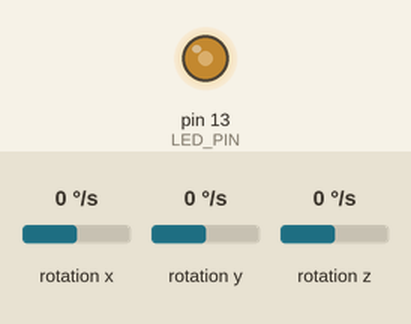
This sketch was run on a simulated Arduino Uno, built with avr-gcc and run on an emulated ATmega328P. Parts: output pins drawn as LEDs (lit = HIGH). Wiring (inferred from the names in the program): ITG-3200 gyroscope at I2C address 0x68. Inputs (shaded band) come from the test bench; at power-on: rotation x 0 °/s, rotation y 0 °/s, rotation z 0 °/s. What the sketch prints to the serial monitor is not drawn.

Above: at 0.67 s.
1.3 s: rotation x set to 64 °/s
4.3 s: rotation x set to 76 °/s
7.3 s: rotation y set to -192 °/s
10.3 s: rotation z set to -192 °/s
Timing chart, 0 to 14.3 s (numbered marks = the images above; inputs shaded):
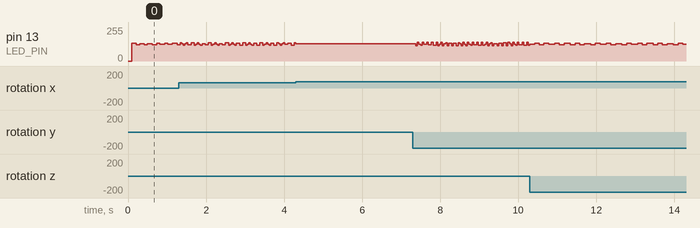

The sketch:

ITG3200_pt_test.ino
```cpp
// I2C device class (I2Cdev) demonstration Arduino sketch for ITG3200 class
// 10/7/2011 by Jeff Rowberg <jeff@rowberg.net>
// Updates should (hopefully) always be available at https://github.com/jrowberg/i2cdevlib
//
// Changelog:
//     2011-10-07 - initial release

/* ============================================
I2Cdev device library code is placed under the MIT license
Copyright (c) 2011 Jeff Rowberg

Permission is hereby granted, free of charge, to any person obtaining a copy
of this software and associated documentation files (the "Software"), to deal
in the Software without restriction, including without limitation the rights
to use, copy, modify, merge, publish, distribute, sublicense, and/or sell
copies of the Software, and to permit persons to whom the Software is
furnished to do so, subject to the following conditions:

The above copyright notice and this permission notice shall be included in
all copies or substantial portions of the Software.

THE SOFTWARE IS PROVIDED "AS IS", WITHOUT WARRANTY OF ANY KIND, EXPRESS OR
IMPLIED, INCLUDING BUT NOT LIMITED TO THE WARRANTIES OF MERCHANTABILITY,
FITNESS FOR A PARTICULAR PURPOSE AND NONINFRINGEMENT. IN NO EVENT SHALL THE
AUTHORS OR COPYRIGHT HOLDERS BE LIABLE FOR ANY CLAIM, DAMAGES OR OTHER
LIABILITY, WHETHER IN AN ACTION OF CONTRACT, TORT OR OTHERWISE, ARISING FROM,
OUT OF OR IN CONNECTION WITH THE SOFTWARE OR THE USE OR OTHER DEALINGS IN
THE SOFTWARE.
===============================================
*/

// Arduino Wire library is required if I2Cdev I2CDEV_ARDUINO_WIRE implementation
// is used in I2Cdev.h
#include "Wire.h"

// I2Cdev and ITG3200 must be installed as libraries, or else the .cpp/.h files
// for both classes must be in the include path of your project
#include "I2Cdev.h"
#include "ITG3200.h"

// class default I2C address is 0x68
// specific I2C addresses may be passed as a parameter here
// AD0 low = 0x68 (default for SparkFun 6DOF board)
// AD0 high = 0x69 (default for SparkFun ITG-3200 standalone board)
ITG3200 gyro;

int16_t gx, gy, gz, temperature;

#define LED_PIN 13
bool blinkState = false;

void setup() {
    // join I2C bus (I2Cdev library doesn't do this automatically)
    Wire.begin();

    // initialize serial communication
    // (38400 chosen because it works as well at 8MHz as it does at 16MHz, but
    // it's really up to you depending on your project)
    Serial.begin(38400);

    // initialize device
    Serial.println("Initializing I2C devices...");
    gyro.initialize();

    gyro.setDLPFBandwidth(ITG3200_DLPF_BW_5);

    // verify connection
    Serial.println("Testing device connections...");
    Serial.println(gyro.testConnection() ? "ITG3200 connection successful" : "ITG3200 connection failed");

    Serial.print("Full scale Range ");
    Serial.println(gyro.getFullScaleRange() );

    Serial.print("Clock Source ");
    Serial.println(gyro.getClockSource() );

    Serial.print("ARDUINO");
    Serial.println(ARDUINO);

    // configure Arduino LED for
    pinMode(LED_PIN, OUTPUT);
}

void loop() {
    // read raw gyro measurements from device
    gyro.getRotation(&gx, &gy, &gz);
    temperature = (gyro.getTemperature()+13200)/280 + 35;
    // display tab-separated gyro x/y/z values
    Serial.print("gyro:\t");
    Serial.print(gx); Serial.print("\t");
    Serial.print(gy); Serial.print("\t");
    Serial.print(gz);Serial.print("\t");
    Serial.println(temperature);

    // blink LED to indicate activity
    blinkState = !blinkState;
    digitalWrite(LED_PIN, blinkState);

}
```

Measured:
- after the input at 4.3 s, pin 13 (LED_PIN): stops changing and stays 130/255
